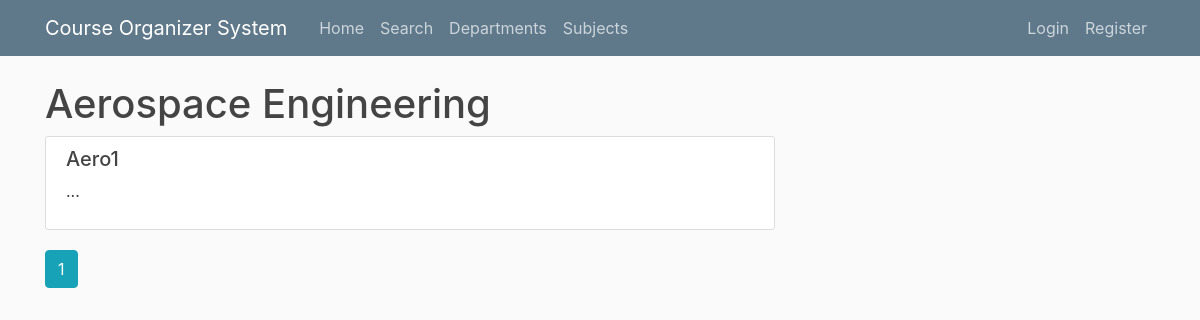
Page /departments/Aerospace Engineering on the committed database.
### cos/models.py (models this page shows, shortened)
class Department(db.Model):
    id = db.Column(db.Integer, primary_key=True)
    title = db.Column(db.String(100), nullable=False)
    subjects = db.relationship('Subject', backref='author', lazy=True)
    persons = db.relationship('User', backref='division', lazy=True)

class Subject(db.Model):
    id = db.Column(db.Integer, primary_key=True)
    code = db.Column(db.String(10), nullable=True)
    slot = db.Column(db.String(3), nullable=True)
    title = db.Column(db.String(100), nullable=False)
    content = db.Column(db.Text, nullable=True)
    average_rating = db.Column(db.Float, nullable=True, default=0)
    department_id = db.Column(db.Integer, db.ForeignKey(
        'department.id'), nullable=False)
    user_id = db.Column(db.Integer, db.ForeignKey('user.id'), nullable=True)
    reviews = db.relationship('Review', backref='receiver', lazy=True)

### cos/routes.py (the view, shortened to what this page needs)
@app.route("/departments/<title>", methods=['POST', 'GET'])
def view_department(title):
    form = SortForm()
    department = Department.query.filter_by(title=title).first_or_404()
    page = request.args.get('page', 1, type=int)
    subjects = Subject.query.paginate(page=page, per_page=4)
    return render_template('view_department.html', department=department, subjects=subjects, form=form)

### cos/templates/view_department.html
{% extends "layout.html" %}
{% block content %}
    <h1>{{ department.title }}</h1>
    {% for subject in subjects.items %}
        <article class="media content-section">
          <div class="media-body">
            <h2 style="font-size:20px"><a class="article-title" href="{{ url_for('view_subject_details', subject_title=subject.title) }}">{{ subject.title }}</a></h2>
            <p class="article-content">{{ subject.content }}</p>
          </div>
        </article>
    {% endfor %}
    {% for page_num in subjects.iter_pages(left_edge=1, right_edge=1, left_current=1, right_current=2) %}
      {% if page_num %}
        {% if subjects.page == page_num %}
          <a class="btn btn-info mb-4" href="{{ url_for('view_department',title=department.title, page=page_num) }}">{{ page_num }}</a>
        {% else %}
          <a class="btn btn-outline-info mb-4" href="{{ url_for('view_department',title=department.title, page=page_num) }}">{{ page_num }}</a>
        {% endif %}
      {% else %}
        ...
      {% endif %}
    {% endfor %}
{% endblock content %}

### cos/static/main.css (style rules this page uses)
body { background: #fafafa; color: #333333; margin-top: 5rem; }
h1, h2, h3, h4, h5, h6 { color: #444444; }
.content-section { background: #ffffff; padding: 10px 20px; border: 1px solid #dddddd; border-radius: 3px; margin-bottom: 20px; }
.article-title { color: #444444; }
.article-content { white-space: pre-line; }

### rows in the picture
Department: title "Aerospace Engineering"
Subject: title "Aero1", content "..."

### other values in the picture
{{ page_num }} "1"
